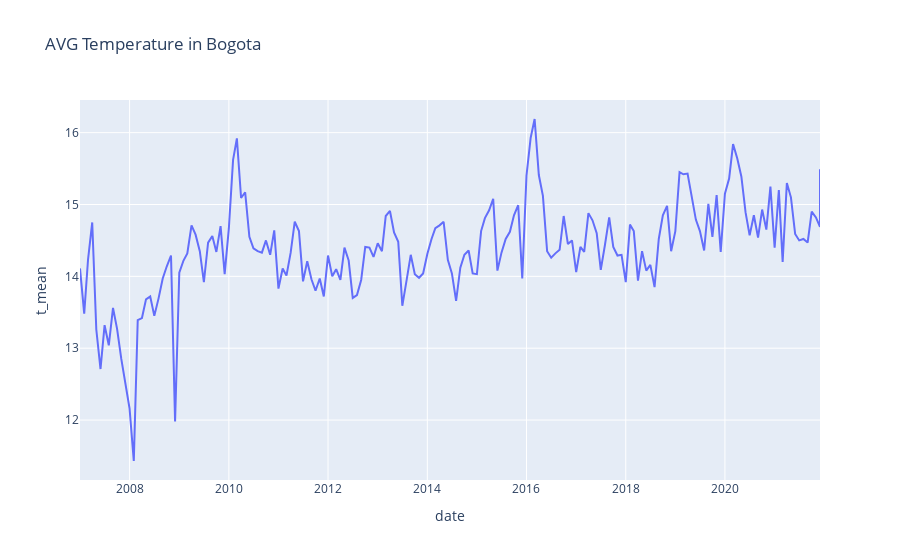

The notebook cell saved with this chart:
### Code cell
fig = px.line(df, x="date", y="t_mean", title='AVG Temperature in Bogota')
fig.show()

### Figure 1 — Plotly figure (JSON) as saved in the notebook; plotly's stock layout.template omitted (floating-point values rounded to 4 significant figures; data arrays with more than 128 entries replaced by an {"elided": "..."} marker saying what was removed)
{"data": [{"hovertemplate": "date=%{x}<br>t_mean=%{y}<extra></extra>", "legendgroup": "", "line": {"color": "#636efa", "dash": "solid"}, "marker": {"symbol": "circle"}, "mode": "lines", "name": "", "orientation": "v", "showlegend": false, "type": "scatter", "x": {"elided": "180 str values"}, "xaxis": "x", "y": {"elided": "180 float values"}, "yaxis": "y"}], "layout": {"legend": {"tracegroupgap": 0}, "title": {"text": "AVG Temperature in Bogota"}, "xaxis": {"anchor": "y", "domain": [0, 1], "title": {"text": "date"}}, "yaxis": {"anchor": "x", "domain": [0, 1], "title": {"text": "t_mean"}}}}
